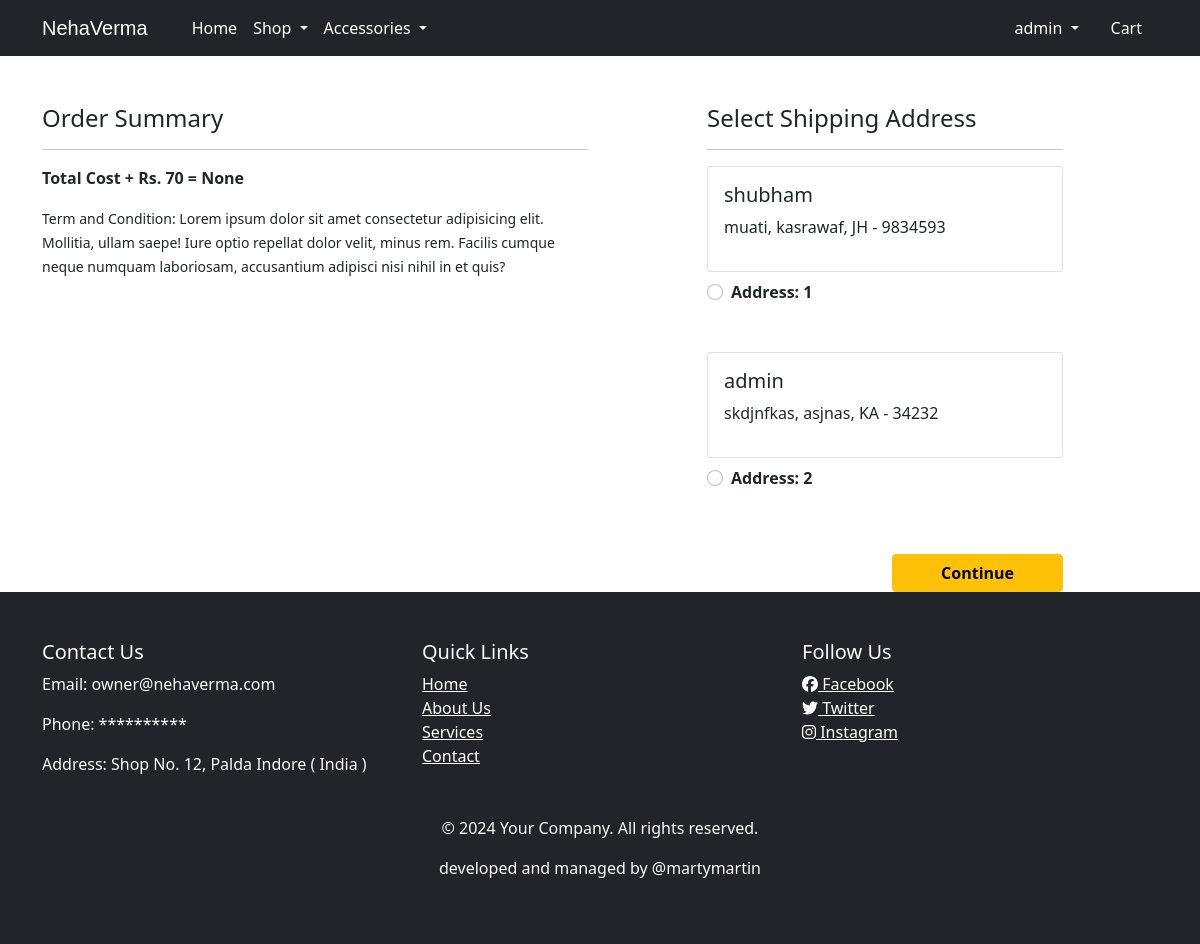
Screenshot of /checkout/ (signed in) with the database file from the repository.
### app/models.py (models this page shows, shortened)
class Customer(models.Model):
    user=models.ForeignKey(User,on_delete=models.CASCADE)
    name=models.CharField(max_length=200)
    locality = models.CharField(max_length=200)
    city = models.CharField(max_length=50)
    zipcode = models.IntegerField()
    state = models.CharField(choices=STATE_CHOICES,max_length=50)

### app/views.py (the view)
# urls.py: path('checkout/', views.checkout, name='checkout'),
@login_required
def checkout(request):
 user=request.user
 add=Customer.objects.filter(user=user)
 cart_items=Cart.objects.filter(user=user)
 amount=0.0
 shpping_amount=70
 cart_product = [p for p in Cart.objects.all() if p.user==request.user]
 data=None
 totalamount=None
 if cart_product:
    for p in cart_product:
        tempamount=(p.quantity*p.product.discounted_price)
        amount+=tempamount
    totalamount=amount+shpping_amount
 return render(request, 'app/checkout.html',{'add':add,'totalamount':totalamount,'cart_items':cart_items})

### app/templates/app/checkout.html (shortened to what this page needs)
{% extends 'app/base.html' %}
{% load static %}
{% block main-content %}
<div class="container">
 <div class="row mt-5">
  <div class="col-sm-6">
    <h4>Order Summary</h4>
    <hr>
      <p class='fw-bold'>Total Cost + Rs. 70 = {{totalamount}}</p>
    <small>Term and Condition: Lorem ipsum dolor sit amet consectetur adipisicing elit. Mollitia, ullam saepe! Iure optio repellat dolor velit, minus rem. Facilis cumque neque numquam laboriosam, accusantium adipisci nisi nihil in et quis?</small>
  </div>
  <div class="col-sm-4 offset-sm-1">
    <h4>Select Shipping Address</h4>
    <hr>
    <form action="/paymentdone">
      {% for ad in add %}
      <div class="card">
        <div class="card-body">
        <h5>{{ad.name}}</h5>
        <p>{{ad.locality}}, {{ad.city}}, {{ad.state}} - {{ad.zipcode}}</p>
        </div>
      </div>
        <div class="form-check mt-2 mb-5">
          <input class="form-check-input" type="radio" value="{{ad.id}}" name='custid' id='custadd{{forloop.counter}}'>
          <label class="form-check-label fw-bold" for="">
            Address: {{forloop.counter}}</label>
        </div>
        {% endfor %}
        <div class="text-end">
          <button type="submit" class="btn btn-warning mt-3 px-5 fw-bold">Continue</button>
        </div>
      </form>
    </div>
  </div>
</div>
{% endblock main-content %}

### app/templates/app/base.html (shortened to what this page needs)
<!doctype html>
{% load static %}
<html lang="en">
  <head>
    <link href="https://cdn.jsdelivr.net/npm/bootstrap@5.0.0-beta1/dist/css/bootstrap.min.css" rel="stylesheet">
    <link rel="stylesheet" href="{% static 'app/css/owl.carousel.min.css' %}">
    <link rel="stylesheet" href="{% static 'app/css/all.min.css' %}">
    <link rel="stylesheet" href="{% static 'app/css/style.css' %}">
  </head>
  <body>
    <nav class="navbar navbar-expand-lg navbar-dark bg-dark">
     <div class="container">
       <a class="navbar-brand" style='font-family: Impact, sans-serif;' href="/">NehaVerma</a>
       <i class="fa-solid fa-shop ms-auto"></i>
       <div class="collapse navbar-collapse" id="navbarSupportedContent">
         <ul class="navbar-nav me-auto mb-2 mb-lg-0">
           <li class="nav-item">
             <a class="nav-link active" aria-current="page" href="/">Home</a>
           </li>
           <li class="nav-item dropdown">
             <a class="nav-link dropdown-toggle text-white" href="#" id="electronicsDropdown" role="button" data-bs-toggle="dropdown" aria-expanded="false">
               Shop
             </a>
           </li>
           <li class="nav-item dropdown">
             <a class="nav-link dropdown-toggle text-white" href="#" id="fashionDropdown" role="button" data-bs-toggle="dropdown" aria-expanded="false">
              Accessories
             </a>
           </li>
         </ul>
         <div>
          <ul class="navbar-nav me-auto mb-2 mb-lg-0">
            {% if request.user.is_authenticated %}
           <li class="nav-item dropdown mx-2">
              <a class="nav-link dropdown-toggle text-white" href="#" id="profileDropdown" role="button" data-bs-toggle="dropdown" aria-expanded="false">
                {{request.user.username}}
              </a>
            </li>
            <li class="nav-item mx-2">
             <a href="{% url 'showcart' %}" class="nav-link text-white"> Cart </a>
            </li>
            {% endif %}
          </ul>
         </div>
       </div>
     </div>
    </nav>
    {% block main-content %} {% endblock main-content %}
    <footer class="container-fluid bg-dark text-light py-5">
      <div class="container">
          <div class="row">
              <div class="col-md-4">
                  <h5>Contact Us</h5>
                  <p>Email: owner@nehaverma.com</p>
                  <p>Phone: **********</p>
                  <p>Address: Shop No. 12, Palda Indore ( India )</p>
              </div>
              <div class="col-md-4">
                  <h5>Quick Links</h5>
                  <ul class="list-unstyled">
                      <li><a href="{% url 'home'%}" style="color: white;">Home</a></li>
                      <li><a href="{% url 'about'%}" style="color: white;">About Us</a></li>
                      <li><a href="#" style="color: white;">Services</a></li>
                      <li><a href="{% url 'contact'%}" style="color: white;">Contact</a></li>
                  </ul>
              </div>
              <div class="col-md-4">
                  <h5>Follow Us</h5>
                  <ul class="list-unstyled">
                      <li><a href="#" style="color: white;"><i class="fab fa-facebook"></i> Facebook</a></li>
                      <li><a href="#" style="color: white;"><i class="fab fa-twitter"></i> Twitter</a></li>
                      <li><a href="https://www.instagram.com/perwas.in" style="color: white;"><i class="fab fa-instagram"></i> Instagram</a></li>
                  </ul>
              </div>
          </div>
          <div class="row mt-4">
              <div class="col-md-12 text-center">
                  <p>&copy; 2024 Your Company. All rights reserved.</p>
                  <p>developed and managed by @martymartin</p>
              </div>
          </div>
      </div>
  </footer>
  </body>
</html>

### rows the page displays
Customer: name "shubham", locality "muati", city "kasrawaf", state "JH", zipcode "9834593"
Customer: name "admin", locality "skdjnfkas", city "asjnas", state "KA", zipcode "34232"

### other values shown
{{ request.user.username }} "admin"
{{ totalamount }} "None"
